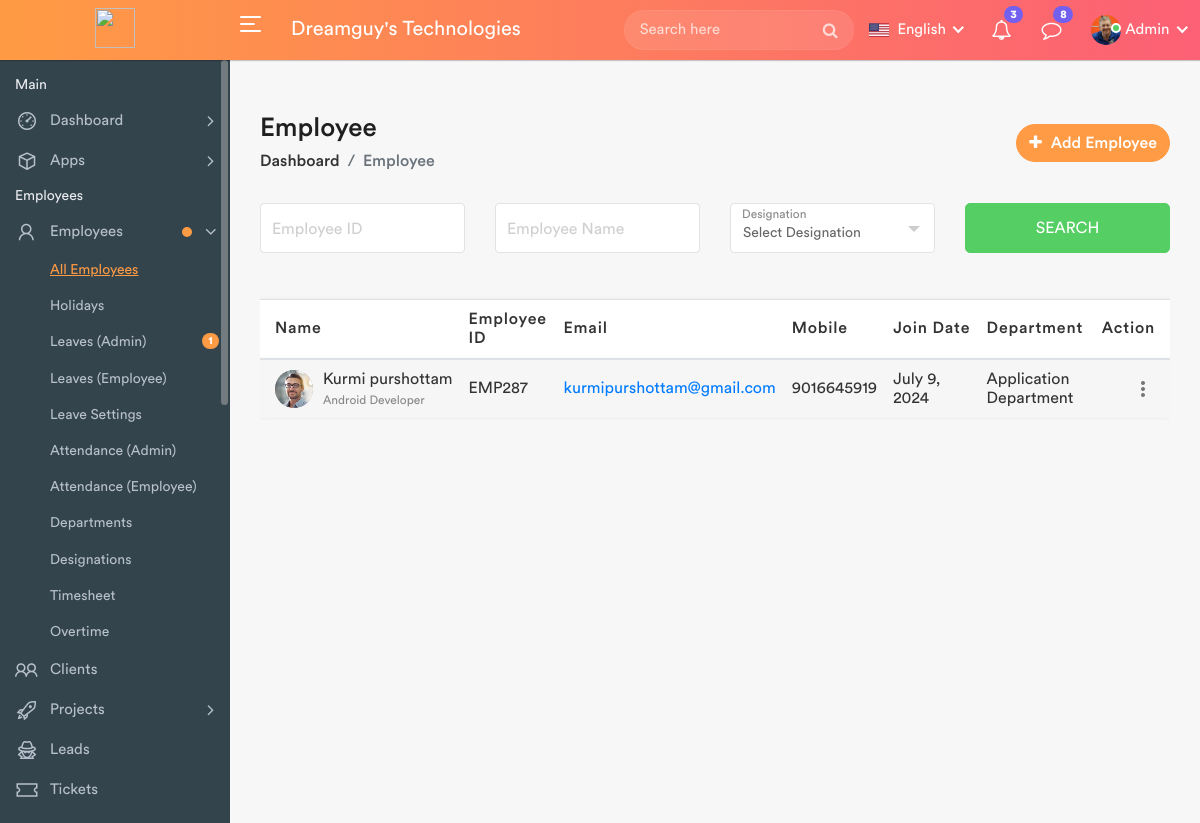
The page /employees_list on the database as committed earlier.
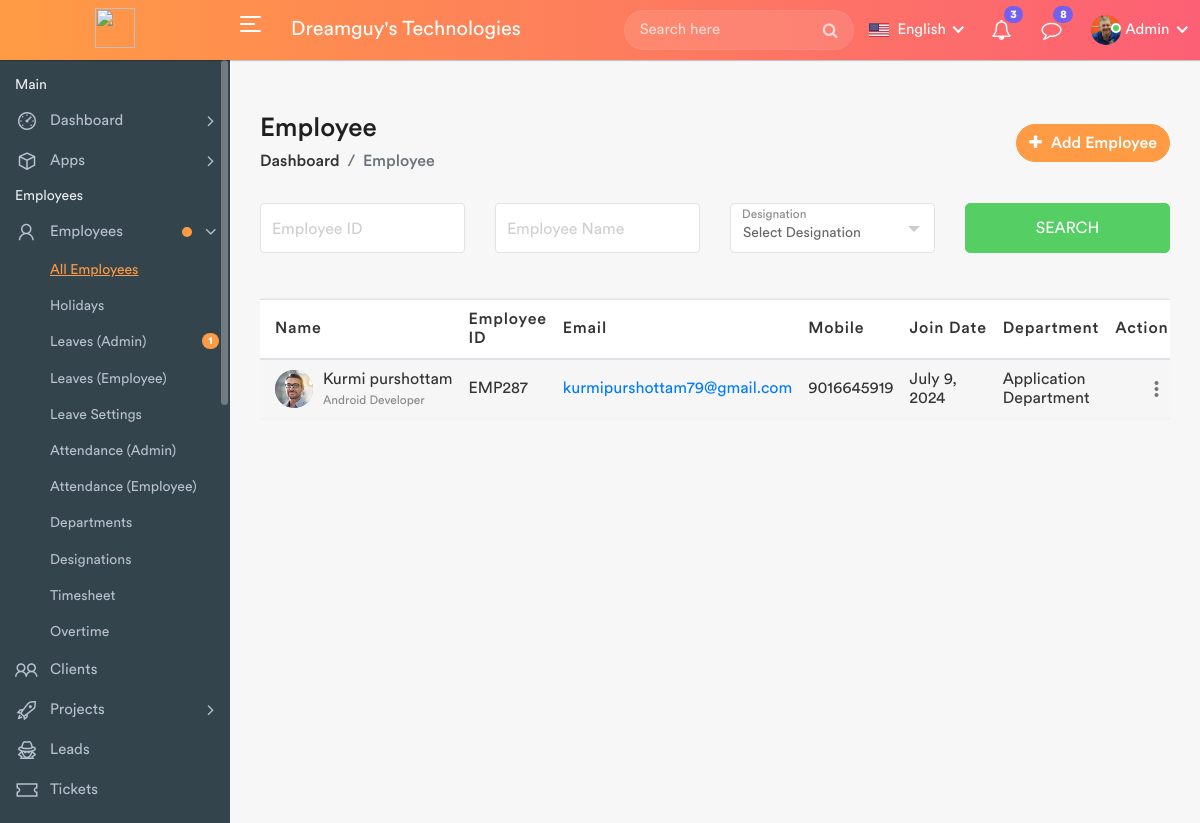
The same page on the database as committed later.
### HRMS_APP/models.py (models this page shows, shortened)
class Employees(models.Model):
    company=(
        ("Delta","Delta"),
        ("Infotech","Infotech"),
        ("TCS","TCS"),
    )
    first_name = models.CharField(max_length=30)
    last_name = models.CharField(max_length=30)
    username = models.CharField(max_length=30)
    email = models.EmailField()
    password = models.CharField(max_length=30)
    employee_id = models.CharField(max_length=50)
    joining_date = models.DateField(null=True,blank=True)
    phone = models.CharField(max_length=12)
    company = models.CharField(max_length=20,choices=company)
    department = models.ForeignKey(Department, on_delete=models.CASCADE)
    designation = models.ForeignKey(Designation, on_delete=models.CASCADE)

class Designation(models.Model):
    designation = models.CharField(max_length=100)
    department = models.ForeignKey(Department, on_delete=models.CASCADE)
    def __str__(self):
        return self.designation

class Department(models.Model):
    department = models.CharField(max_length=100)
    def __str__(self):
        return self.department

### HRMS_APP/views.py (the view)
# urls.py: path('employees_list', views.employees_list, name='employees_list'),
def employees_list(request):
    employees = Employees.objects.all()
    departments = Department.objects.all()
    designations = Designation.objects.all()
    if request.method == "POST":
        if request.POST['password'] == request.POST['password2']:
            Employees.objects.create(
                first_name=request.POST['first_name'],
                last_name=request.POST['last_name'],
                username=request.POST['username'],
                email=request.POST['email'],
                password=request.POST['password'],
                joining_date=datetime.strptime(request.POST['joining_date'], '%d/%m/%Y').strftime('%Y-%m-%d'),
                employee_id=request.POST['employee_id'],
                phone=request.POST['phone'],
                company=request.POST['company'],
                department=Department.objects.get(id=request.POST['department']),
                designation=Designation.objects.get(id=request.POST['designation']),
            )
            sweetify.success(request, "Employee Add Successfully..")
            return render(request, 'employees-list.html', {'employees': employees, 'departments': departments, 'designations': designations})
        else:
            sweetify.warning(request, "Password and Confirm password do not match")
            return render(request, 'employees-list.html', {'employees': employees, 'departments': departments, 'designations': designations})
    else:
        return render(request, 'employees-list.html', {'employees': employees, 'departments': departments, 'designations': designations})

### HRMS_APP/templates/employees-list.html (shortened to what this page needs)
﻿﻿{% extends "header.html" %}
{% load static %}
{% block content %}
            <div class="page-wrapper">
                <div class="content container-fluid">
					<div class="page-header">
						<div class="row align-items-center">
							<div class="col">
								<h3 class="page-title">Employee</h3>
								<ul class="breadcrumb">
									<li class="breadcrumb-item"><a href="index.html">Dashboard</a></li>
									<li class="breadcrumb-item active">Employee</li>
								</ul>
							</div>
							<div class="col-auto float-right ml-auto">
								<a href="#" class="btn add-btn" data-toggle="modal" data-target="#add_employee"><i class="fa fa-plus"></i> Add Employee</a>
							</div>
						</div>
					</div>
					<form id="search-form" method="GET" action="{% url 'employees_serch' %}">
						<div class="row filter-row">
							<div class="col-sm-6 col-md-3">
								<div class="form-group form-focus">
									<input type="text" class="form-control floating" name="employee_id" id="employee_id1">
									<label class="focus-label">Employee ID</label>
								</div>
							</div>
							<div class="col-sm-6 col-md-3">
								<div class="form-group form-focus">
									<input type="text" class="form-control floating" name="employee_name" id="employee_name">
									<label class="focus-label">Employee Name</label>
								</div>
							</div>
							<div class="col-sm-6 col-md-3">
								<div class="form-group form-focus select-focus">
									<label class="focus-label">Designation</label>
								</div>
							</div>
							<div class="col-sm-6 col-md-3">
								<button type="submit" class="btn btn-success btn-block"> Search </button>
							</div>
						</div>
					</form>
					<div class="row">
						<div class="col-md-12">
							<div class="table-responsive">
								<table class="table table-striped custom-table datatable">
									<thead>
										<tr>
											<th>Name</th>
											<th>Employee ID</th>
											<th>Email</th>
											<th>Mobile</th>
											<th class="text-nowrap">Join Date</th>
											<th>Department</th>
											<th class="text-right no-sort">Action</th>
										</tr>
									</thead>
									<tbody>
										{% if employees %}
											{% for emp in employees %}
												<tr>
													<td>
														<h2 class="table-avatar">
															<a href="{% url 'profile' %}" class="avatar"><img alt="" src="{% static 'assets/img/profiles/avatar-02.jpg' %}"></a>
															<a href="{% url 'profile' %}">{{ emp.first_name }} {{ emp.last_name }}<span>{{ emp.designation }}</span></a>
														</h2>
													</td>
													<td>{{ emp.employee_id }}</td>
													<td><a href="mailto:{{ emp.email }}">{{ emp.email }}</a></td>
													<td>{{ emp.phone }}</td>
													<td>{{ emp.joining_date }}</td>
													<td>{{ emp.department }}</td>
													<td class="text-right">
														<div class="dropdown dropdown-action">
															<a href="#" class="action-icon dropdown-toggle" data-toggle="dropdown" aria-expanded="false"><i class="material-icons">more_vert</i></a>
														</div>
													</td>
												</tr>
											{% endfor %}
											{% endif %}
									</tbody>
								</table>
							</div>
						</div>
					</div>
                </div>
            </div>
        </div>
{% endblock  %}

Rows that differ between the two databases and show on the page:
changed Employees "Kurmi": email "kurmipurshottam@gmail.com" → "kurmipurshottam79@gmail.com"
